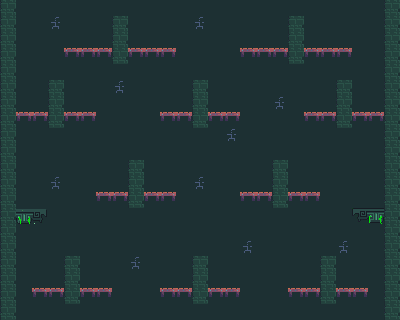

The image is a tile-based game level rendered from a .tmx file. Its description and source (layers, tilesets, objects; grid data summarised) follow:
An orthogonal 25x20 tile map with 16x16 px tiles, 5 tile layers (Background, Background2:ElectricBoogaloo, OneSidedPlatforms, Platforms, ...), 2 tilesets and 12 objects.

<map version="1.0" tiledversion="1.1.2" orientation="orthogonal" renderorder="right-up" width="25" height="20" tilewidth="16" tileheight="16" infinite="0" nextobjectid="1">
 <tileset firstgid="1" source="../tile1.tsx" />
 <tileset firstgid="65" name="sketches1-0 tiles and monsters" tilewidth="16" tileheight="16" tilecount="64" columns="8">
  <image source="../../Assets/Images/sketches2- tiles and monsters.png" width="128" height="128" />
  <tile id="2">
   <objectgroup draworder="index">
    <object id="1" x="0" y="0" width="16" height="3" />
   </objectgroup>
  </tile>
  <tile id="3">
   <objectgroup draworder="index">
    <object id="2" x="0" y="0" width="16" height="16" />
   </objectgroup>
  </tile>
  <tile id="4">
   <objectgroup draworder="index">
    <object id="1" x="0" y="0" width="16" height="16" />
   </objectgroup>
  </tile>
  <tile id="5">
   <objectgroup draworder="index">
    <object id="1" x="0" y="0" width="16" height="16" />
   </objectgroup>
  </tile>
  <tile id="8">
   <objectgroup draworder="index">
    <object id="1" x="0" y="0" width="16" height="16" />
   </objectgroup>
  </tile>
  <tile id="9">
   <objectgroup draworder="index">
    <object id="1" x="0" y="0" width="16" height="16" />
   </objectgroup>
  </tile>
  <tile id="10">
   <objectgroup draworder="index">
    <object id="1" x="0" y="0" width="16" height="16" />
   </objectgroup>
  </tile>
  <tile id="19">
   <objectgroup draworder="index">
    <object id="1" x="0" y="0" width="16" height="8" />
   </objectgroup>
   <animation>
    <frame tileid="19" duration="200" />
    <frame tileid="29" duration="200" />
   </animation>
  </tile>
  <tile id="20">
   <objectgroup draworder="index">
    <object id="2" x="0" y="0" width="16" height="8" />
   </objectgroup>
   <animation>
    <frame tileid="20" duration="200" />
    <frame tileid="30" duration="200" />
   </animation>
  </tile>
  <tile id="21">
   <objectgroup draworder="index">
    <object id="1" x="0" y="0" width="16" height="8" />
   </objectgroup>
   <animation>
    <frame tileid="21" duration="200" />
    <frame tileid="31" duration="200" />
   </animation>
  </tile>
  <tile id="22">
   <objectgroup draworder="index">
    <object id="1" x="0" y="0" width="16" height="16" />
   </objectgroup>
  </tile>
  <tile id="36">
   <objectgroup draworder="index">
    <object id="1" x="0" y="0" width="16" height="4" />
   </objectgroup>
  </tile>
 </tileset>
 <layer name="Background" width="25" height="20">
  <data>[500 cells, 500 non-empty, 1 distinct tile ids]</data>
 </layer>
 <layer name="Background2:ElectricBoogaloo" width="25" height="20">
  <data>[500 cells, 50 non-empty, 2 distinct tile ids]</data>
 </layer>
 <layer name="OneSidedPlatforms" width="25" height="20">
  <data>[500 cells, 44 non-empty, 1 distinct tile ids]</data>
 </layer>
 <layer name="Platforms" width="25" height="20">
  <data>[500 cells, 34 non-empty, 5 distinct tile ids]</data>
 </layer>
 <layer name="Foreground" width="25" height="20">
  <data>[500 cells, 0 non-empty, 0 distinct tile ids]</data>
 </layer>
</map>
